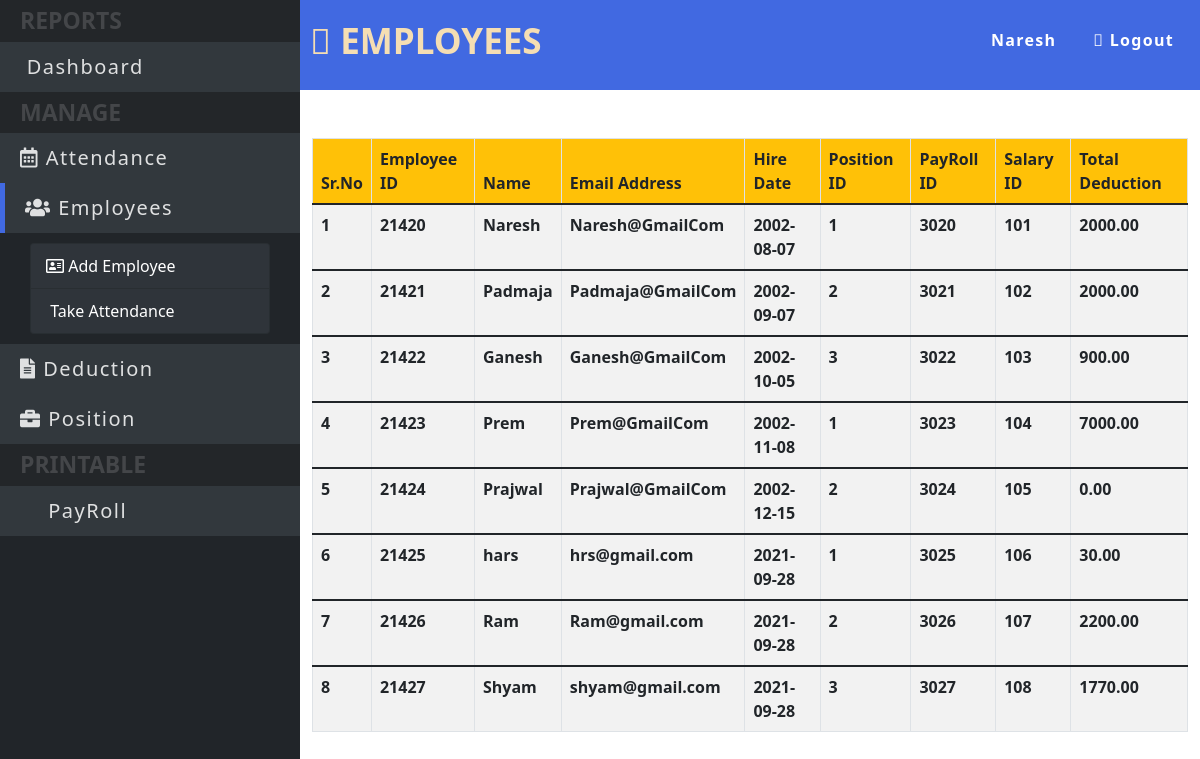
The app's page /admin/Employees.php (signed in) with its own data.
### tables this page shows
CREATE TABLE `employee` (
  `emp_id` int(5) NOT NULL,
  `name` varchar(20) DEFAULT NULL,
  `email` varchar(25) NOT NULL,
  `hire_date` date NOT NULL,
  `pos_id` int(11) DEFAULT NULL,
  `payroll_id` int(5) DEFAULT NULL,
  `salary_id` int(5) DEFAULT NULL,
  `total_deduction` double(8,2) DEFAULT NULL
);

### admin/Employees.php (the view, shortened to what this page needs)
<!doctype html>
<html lang="en">
<?php
include "./conn.php";
if (empty($_SESSION["Uname"])) {
    $SessionBol = false;
    header("location: http://localhost/PayRoll_Management_system/index.html");
} else {
    $SessionBol = true;
}
?>
<head>
    <link rel="stylesheet" href="https://pro.fontawesome.com/releases/v5.10.0/css/all.css" />
    <link href="https://cdn.jsdelivr.net/npm/bootstrap@5.1.1/dist/css/bootstrap.min.css" rel="stylesheet">
    <link rel="stylesheet" href="./css/style.css">
</head>
<body>
    <div class="container-fluid " style="height: 100vh;">
        <div class="row side-menu" style="height: 100vh;">
            <div class="col-3 bg-dark p-0">
                <h1 class="link-heding">reports</h1>
                <a class="link-heding2" href="./index.php"><i class="fad fa-tachometer-alt-slowest"></i> Dashboard</a>
                <h1 class="link-heding">manage</h1>
                <a class="link-heding2 text-decoration-none " href="./attendance.php"><i class="far fa-calendar-alt"></i> attendance</a>
                <a class="link-heding2 text-decoration-none active" href="./Employees.php"><i class="fas fa-users"></i> Employees</a>
                <ul class="list-group">
                    <li class="list-group-item"><a href="./addEmp.php" class="alinks"><i class="far fa-address-card"> </i> Add Employee</a></li>
                    <li class="list-group-item"><a href="./TakeAttendance.php" class="alinks"><i class="fal fa-clipboard-user"></i> Take Attendance</a></li>
                </ul>
                <a class="link-heding2 text-decoration-none " href="./deduction.php"><i class="fas fa-file-alt"></i> deduction</a>
                <a class="link-heding2 text-decoration-none " href="./position.php"><i class="fas fa-briefcase"></i> position</a>
                <h1 class="link-heding">Printable</h1>
                <a class="link-heding2 text-decoration-none " href="./payroll.php"><i class="far fa-paste"></i> PayRoll</a>
            </div>
            <div class="col-9 ">
                <div class="row">
                    <div class="col-12 TableName-box d-flex justify-content-between">
                        <h1 class="TableName" id="TableName"><i class="fad fa-table"></i> Employees</h1>
                        <ul class="nav justify-content-end subNavbars">
                            <li class="nav-item">
                                <a class="nav-link " href=""><?php
                                 if ($SessionBol == TRUE) {
                                                                    echo $_SESSION["Uname"];
                                                                }else{
                                                                    echo "";
                                                                } ?></a>
                            </li>
                            <li class="nav-item">
                                <a class="nav-link active" href="../logout.php"><i class="fad fa-sign-out-alt"></i> Logout</a>
                            </li>
                        </ul>
                    </div>
                    <div class="col-12 pt-5">
                        <table class="table table-bordered table-striped">
                            <thead>
                                <tr class="bg-warning">
                                    <th scope="col hed">Sr.No</th>
                                    <th scope="col hed">Employee ID</th>
                                    <th scope="col hed">Name</th>
                                    <th scope="col hed">Email Address</th>
                                    <th scope="col hed">Hire Date</th>
                                    <th scope="col hed">Position ID</th>
                                    <th scope="col hed">PayRoll ID</th>
                                    <th scope="col hed">Salary ID</th>
                                    <th scope="col hed">Total Deduction</th>
                                </tr>
                            </thead>
                            <?php
                            $Empl_Table_Query = "SELECT * FROM employee";
                            $result = $conn->query($Empl_Table_Query);
                            $count = 1;
                            ?>
                            <?php
                            if ($result->num_rows > 0) {
                                while ($row = $result->fetch_assoc()) {
                            ?>
                                    <tbody>
                                        <tr>
                                            <th scope="row"><?php echo $count++; ?></th>
                                            <td><?php echo $row["emp_id"]  ?></td>
                                            <td><?php echo $row["name"]  ?></td>
                                            <td><?php echo $row["email"]  ?></td>
                                            <td><?php echo $row["hire_date"]  ?></td>
                                            <td><?php echo $row["pos_id"]  ?></td>
                                            <td><?php echo $row["payroll_id"]  ?></td>
                                            <td><?php echo $row["salary_id"]  ?></td>
                                            <td><?php echo $row["total_deduction"]  ?></td>
                                        </tr>
                                    </tbody>
                            <?php
                                }
                            } else {
                                echo "0 results";
                            }
                            ?>
                        </table>
                    </div>
                </div>
            </div>
        </div>
    </div>
    <link rel="stylesheet" href="./css/style.css">
</body>
</html>

### admin/css/style.css (style rules this page uses)
* { transition: .01s ease-in; }
.list-group { margin: 10px 15px; }
td { font-weight: bold; }
.list-group-item { padding: 10px 15px; margin: 0 15px; background-color: #32383dde; color: antiquewhite; cursor: pointer; }
.link-heding { color: #444649; text-transform: uppercase; font-size: 23px; font-weight: bolder; background-color: #242729e8; padding: 7px 20px; margin-bottom: 0; cursor: pointer; }
a { width: 100%; display: block; text-decoration: none; }
.alinks { width: 100%; display: block; text-decoration: none; color: white; }
.link-heding2 { color: rgba(255, 255, 255, 0.849); text-transform: capitalize; font-size: 20px; letter-spacing: 1.5px; background-color: #32383dfb; padding: 10px 20px; margin: 0; cursor: pointer; text-decoration: none; }
a.active { border-left: 5px solid royalblue; }
.side-menu { display: flex; }
ul.subNavbars li a { color: white; font-weight: bold; letter-spacing: 1.3px; }
.TableName-box { padding: 20px 10px; background-color: royalblue; width: 100%; }
#TableName.TableName { text-transform: uppercase; font-size: 35px; color: wheat; font-weight: bold; }

### records on screen
employee: emp_id "21420", name "Naresh", email "Naresh@GmailCom", hire_date "2002-08-07", pos "1", payroll "3020", salary "101", total_deduction "2000.00"
employee: emp_id "21421", name "Padmaja", email "Padmaja@GmailCom", hire_date "2002-09-07", pos "2", payroll "3021", salary "102", total_deduction "2000.00"
employee: emp_id "21422", name "Ganesh", email "Ganesh@GmailCom", hire_date "2002-10-05", pos "3", payroll "3022", salary "103", total_deduction "900.00"
employee: emp_id "21423", name "Prem", email "Prem@GmailCom", hire_date "2002-11-08", pos "1", payroll "3023", salary "104", total_deduction "7000.00"
employee: emp_id "21424", name "Prajwal", email "Prajwal@GmailCom", hire_date "2002-12-15", pos "2", payroll "3024", salary "105", total_deduction "0.00"
employee: emp_id "21425", name "hars", email "hrs@gmail.com", hire_date "2021-09-28", pos "1", payroll "3025", salary "106", total_deduction "30.00"
employee: emp_id "21426", name "Ram", email "Ram@gmail.com", hire_date "2021-09-28", pos "2", payroll "3026", salary "107", total_deduction "2200.00"
employee: emp_id "21427", name "Shyam", email "shyam@gmail.com", hire_date "2021-09-28", pos "3", payroll "3027", salary "108", total_deduction "1770.00"

### other values on screen
$_SESSION["Uname"] "Naresh"
